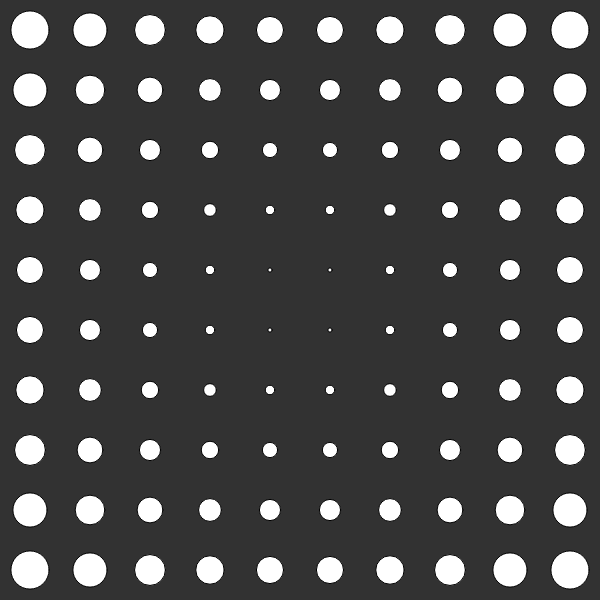
Frame 1 (no input)
Frame 60 (no input): identical to frame 1, image omitted
Frame 120 (the mouse pressed at the canvas centre since frame 60): identical to frame 1, image omitted

The p5.js sketch that drew this single still picture (run headless with seeded random() and noise() and a simulated clock; from frame 60 on, the mouse is pressed at the canvas centre):

// p5.js sketch
// ── sketch.js
function setup() {
  createCanvas(600, 600);
}


function draw() {
  background(50);
  fill(255);

  var circleSize = 60;

  var howManyTimes = width / circleSize;

  for (var y = 0; y < howManyTimes; y++) {
    for (var x = 0; x < howManyTimes; x++) {

      var posX = circleSize / 2 + circleSize * x;
      var posY = circleSize / 2 + circleSize * y;
      var distanceFromCenter = dist(width / 2, height / 2, posX, posY);
      // feel the differences between two newCircleSizes
      var newCircleSize = circleSize * (distanceFromCenter / width);
      //var newCircleSize = circleSize * (width - distanceFromCenter) / width;
      //
      ellipse(posX, posY, newCircleSize, newCircleSize);

    }
  }
}
